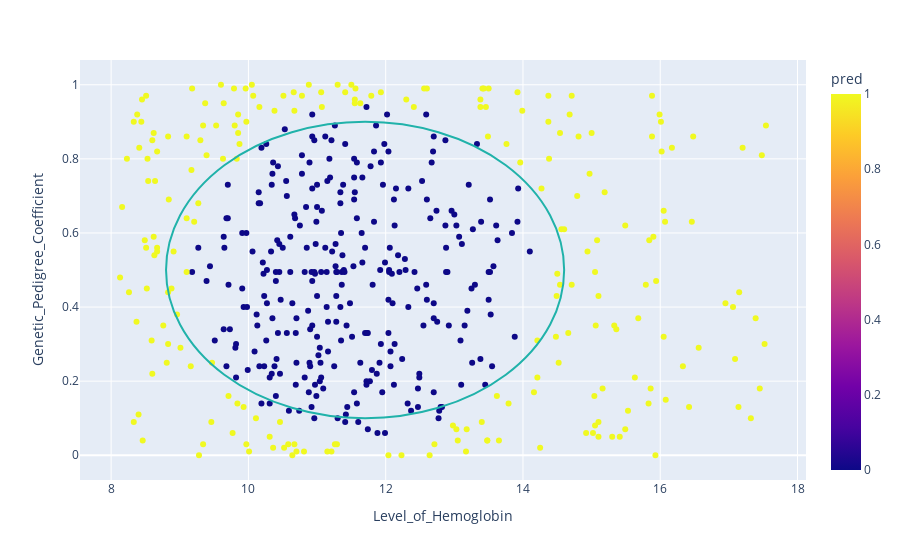

Write notebook code for a chart like this one.
### Code cell
X_test['truth'] = Y_test.values
X_test['pred'] = Y_pred
X_test['errors'] = Y_test.values.flatten() == Y_pred
import plotly.express as px
fig = px.scatter(X_test, x="Level_of_Hemoglobin", y="Genetic_Pedigree_Coefficient", color="pred")
fig.add_shape(type="circle",
    xref="x", yref="y",
    x0=8.8, y0=0.1, x1=14.6, y1=0.9,
    line_color="LightSeaGreen",
)
fig.show()

### Figure 1 — Plotly figure (JSON) as saved in the notebook; plotly's stock layout.template omitted (floating-point values rounded to 4 significant figures; data arrays with more than 128 entries replaced by an {"elided": "..."} marker saying what was removed)
{"data": [{"hoverlabel": {"namelength": 0}, "hovertemplate": "Level_of_Hemoglobin=%{x}<br>Genetic_Pedigree_Coefficient=%{y}<br>pred=%{marker.color}", "legendgroup": "", "marker": {"color": {"elided": "500 int values"}, "coloraxis": "coloraxis", "symbol": "circle"}, "mode": "markers", "name": "", "showlegend": false, "type": "scatter", "x": {"elided": "500 float values"}, "xaxis": "x", "y": {"elided": "500 float values"}, "yaxis": "y"}], "layout": {"coloraxis": {"colorbar": {"title": {"text": "pred"}}, "colorscale": [[0, "#0d0887"], [0.1111, "#46039f"], [0.2222, "#7201a8"], [0.3333, "#9c179e"], [0.4444, "#bd3786"], [0.5556, "#d8576b"], [0.6667, "#ed7953"], [0.7778, "#fb9f3a"], [0.8889, "#fdca26"], [1, "#f0f921"]]}, "legend": {"tracegroupgap": 0}, "margin": {"t": 60}, "shapes": [{"line": {"color": "LightSeaGreen"}, "type": "circle", "x0": 8.8, "x1": 14.6, "xref": "x", "y0": 0.1, "y1": 0.9, "yref": "y"}], "xaxis": {"anchor": "y", "domain": [0, 1], "title": {"text": "Level_of_Hemoglobin"}}, "yaxis": {"anchor": "x", "domain": [0, 1], "title": {"text": "Genetic_Pedigree_Coefficient"}}}}
